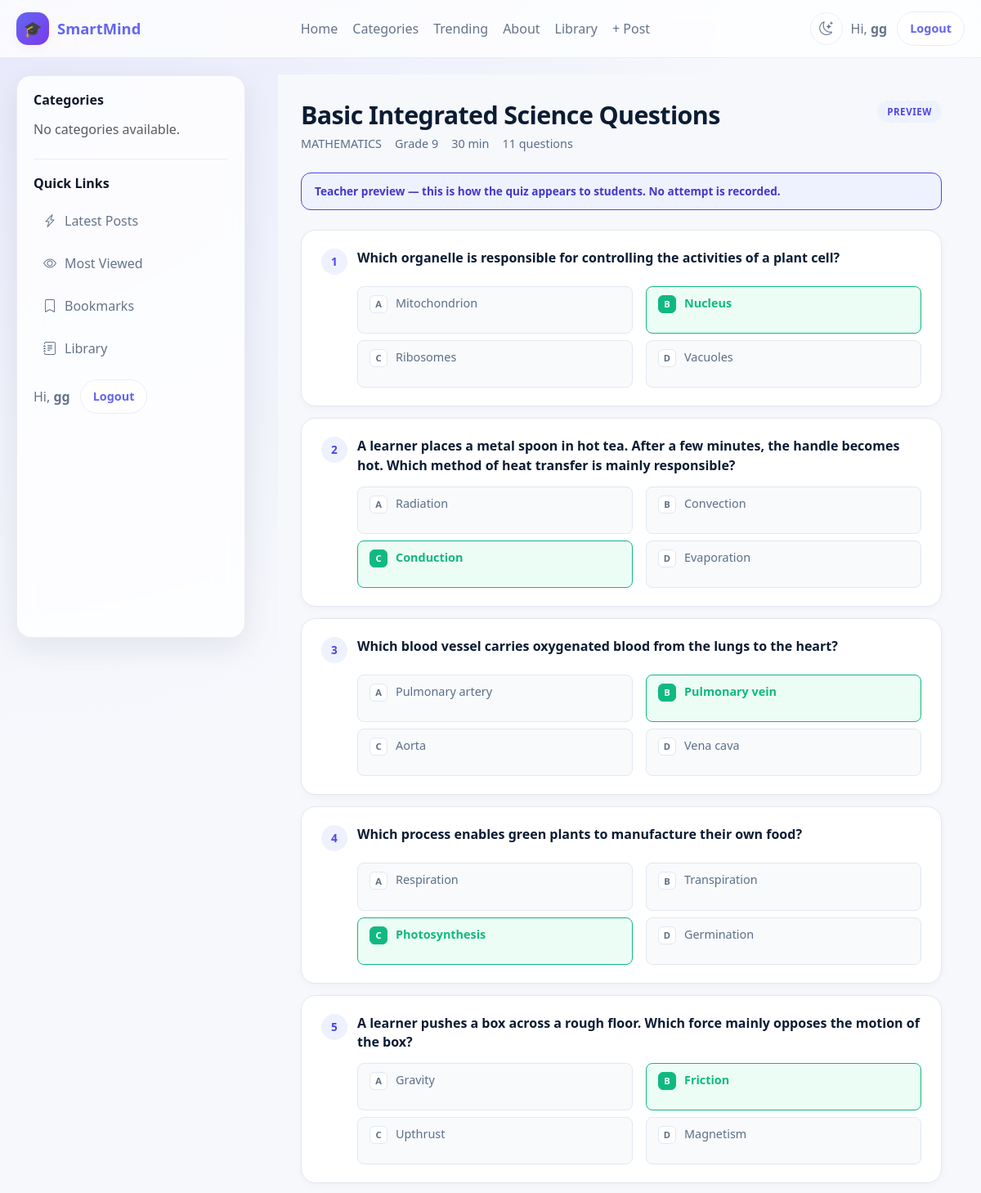
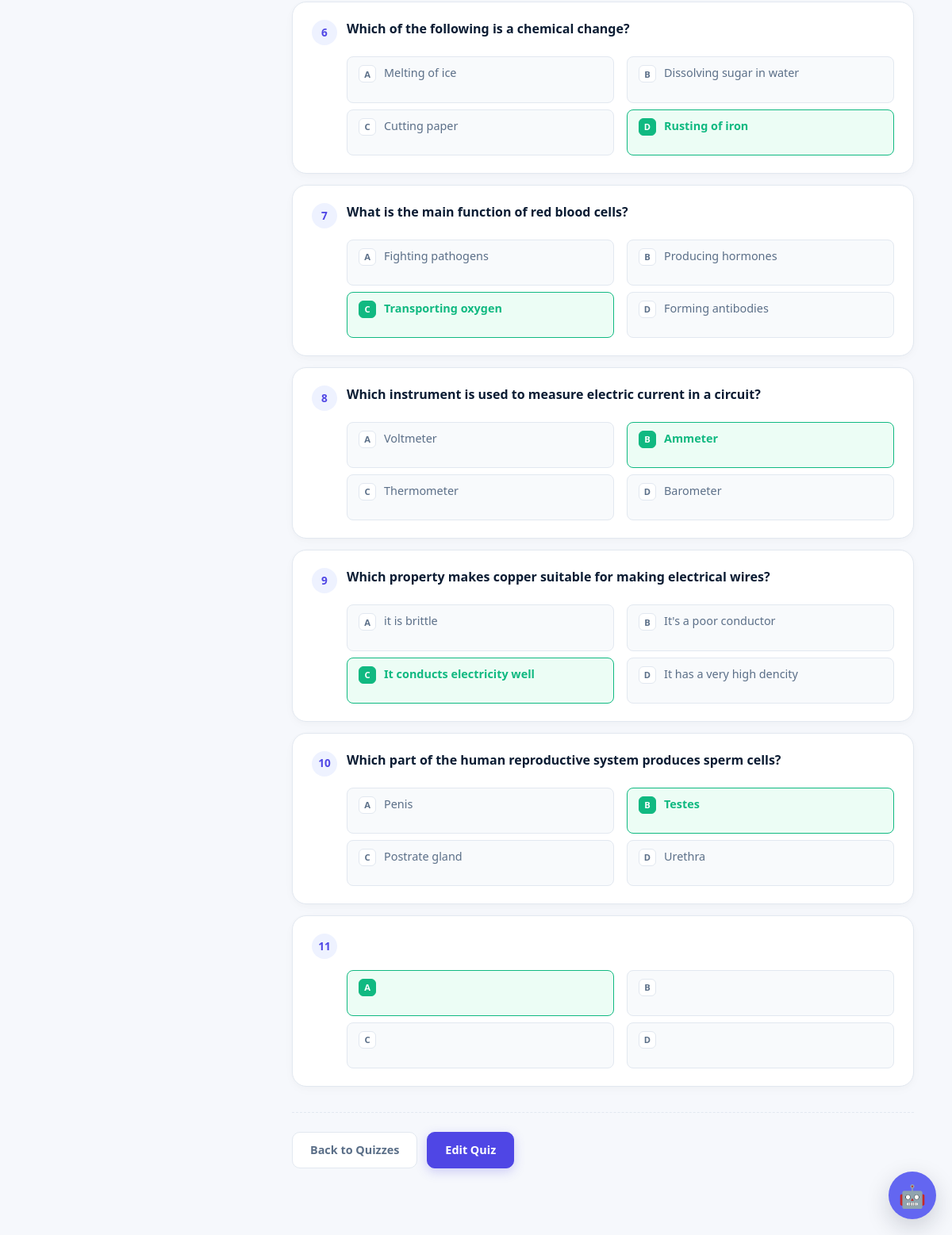
Screenshot of /assignments/dashboard/quiz/5/preview/ (signed in) with the database file from the repository (2 pictures, top to bottom).
### accounts/models.py (models this page shows, shortened)
class User(AbstractUser):
    ROLE_CHOICES = [
        ("school_admin", "School Admin"),
        ("teacher", "Teacher"),
        ("student", "Student"),
        ("parent", "Parent"),
    ]
    role = models.CharField(
        max_length=20,
        choices=ROLE_CHOICES,
        default="student",
        db_index=True,
    )
    school = models.ForeignKey(
        "schools.School",
        on_delete=models.CASCADE,
        related_name="users",
        null=True,
        blank=True,
    )
    school_class = models.ForeignKey(
        "schools.SchoolClass",
        on_delete=models.SET_NULL,
        related_name="students",
        null=True,
        blank=True,
    )
    teacher_role = models.ForeignKey(
        "TeacherRole",
        on_delete=models.SET_NULL,
        null=True,
        blank=True,
        related_name="teachers",
    )
    admission_number = models.CharField(
        max_length=30,
        unique=True,
        blank=True,
        null=True,
        db_index=True,
    )
    employee_number = models.CharField(
        max_length=30,
        unique=True,
        blank=True,
        null=True,
        db_index=True,
    )
    tsc_number = models.CharField(
        max_length=30,
        blank=True,
        null=True,
    )
    phone_number = models.CharField(max_length=20, blank=True)
    profile_picture = models.ImageField(upload_to="profiles/", blank=True, null=True)
    date_of_birth = models.DateField(blank=True, null=True)
    is_verified = models.BooleanField(default=False)
    created_at = models.DateTimeField(default=timezone.now)
    updated_at = models.DateTimeField(auto_now=True)

### assignments/models.py (models this page shows, shortened)
class Assignment(models.Model):
    ASSIGNMENT_TYPES = (
        ('essay', 'Essay / Written'),
        ('quiz', 'Multiple Choice Quiz'),
        ('mixed', 'Mixed'),
    )
    title = models.CharField(max_length=200)
    description = CKEditor5Field("Description", config_name="default")
    teacher = models.ForeignKey(
        'accounts.User',
        on_delete=models.CASCADE,
        related_name="created_assignments"
    )
    from .storage import AssignmentStorage
    attachment = models.FileField(
        storage=AssignmentStorage(),
        upload_to="",
        blank=True,
        null=True,
    )
    school_class = models.ForeignKey(
        'schools.SchoolClass',
        on_delete=models.CASCADE,
        related_name="assignments",
    )
    subject = models.ForeignKey(
        "Subject",
        on_delete=models.CASCADE,
        related_name="assignments"
    )
    assignment_type = models.CharField(
        max_length=20,
        choices=ASSIGNMENT_TYPES,
        default='essay'
    )
    due_date = models.DateTimeField()
    total_marks = models.FloatField(default=100)
    duration_minutes = models.IntegerField(null=True, blank=True)
    is_timed = models.BooleanField(default=False)
    created_at = models.DateTimeField(auto_now_add=True)
    class Meta:
        ordering = ['-created_at']
        indexes = [
            models.Index(fields=["school_class"]),
            models.Index(fields=["subject"]),
            models.Index(fields=["teacher"]),
            models.Index(fields=["due_date"]),
        ]

class Subject(models.Model):
    school = models.ForeignKey(
        School,
        on_delete=models.CASCADE,
        related_name="subjects"
    )
    name = models.CharField(max_length=100)
    code = models.CharField(max_length=20, blank=True)
    class Meta:
        unique_together = ('school', 'name')

class Question(models.Model):
    assignment = models.ForeignKey(
        Assignment,
        on_delete=models.CASCADE,
        related_name="questions"
    )
    text = CKEditor5Field("Question", config_name="default")
    option_a = CKEditor5Field("Option A", config_name="default")
    option_b = CKEditor5Field("Option B", config_name="default")
    option_c = CKEditor5Field("Option C", config_name="default")
    option_d = CKEditor5Field("Option D", config_name="default")
    correct_option = models.CharField(
        max_length=1,
        choices=[('A', 'A'), ('B', 'B'), ('C', 'C'), ('D', 'D')]
    )
    marks = models.FloatField(default=1)
    explanation = CKEditor5Field(
        "Explanation",
        config_name="default",
        blank=True,
        null=True,
        help_text="Optional: explain why the correct answer is correct.",
    )
    class Meta:
        ordering = ['id']

### schools/models.py (models this page shows, shortened)
class SchoolClass(models.Model):
    LEVEL_CHOICES = [
        ("pre_primary", "Pre-Primary"),
        ("lower_primary", "Lower Primary"),
        ("upper_primary", "Upper Primary"),
        ("junior_school", "Junior School"),
        ("senior_school", "Senior School"),
    ]
    school = models.ForeignKey(
        School,
        on_delete=models.CASCADE,
        related_name="classes"
    )
    name = models.CharField(max_length=50)
    level = models.CharField(
        max_length=30,
        choices=LEVEL_CHOICES
    )
    order = models.PositiveSmallIntegerField(
        default=1,
        help_text="Used to sort classes."
    )
    is_active = models.BooleanField(default=True)
    class Meta:
        unique_together = ("school", "name")
        ordering = ["order", "name"]

### assignments/views.py (the view)
# urls.py: path("dashboard/quiz/<int:pk>/preview/", views.preview_quiz, name="preview_quiz"),
@login_required
def preview_quiz(request, pk):
    if request.user.role not in ("teacher", "school_admin"):
        return HttpResponseForbidden("Only teachers can preview quizzes.")
    quiz = get_object_or_404(
        Assignment,
        pk=pk,
        assignment_type="quiz",
    )
    if request.user.role == "teacher" and quiz.teacher != request.user:
        return HttpResponseForbidden("You can only preview your own quizzes.")
    if request.user.role == "school_admin" and quiz.school_class.school != request.user.school:
        return HttpResponseForbidden("You can only preview quizzes in your school.")
    questions = quiz.questions.all()
    return render(request, "preview_quiz.html", {
        "quiz": quiz,
        "questions": questions,
    })

### assignments/templates/preview_quiz.html (shortened to what this page needs)
{% extends "base.html" %}
{% load static %}
{% block content %}
<div class="pq-wrap">
  <div class="pq-header">
    <div style="min-width: 0;">
      <h1>{{ quiz.title }}</h1>
      <div class="pq-meta">
        {% if quiz.subject %}
          <span>{{ quiz.subject.name }}</span>
        {% endif %}
        {% if quiz.school_class %}
          <span>{{ quiz.school_class.name }}</span>
        {% endif %}
        {% if quiz.duration_minutes %}
          <span>{{ quiz.duration_minutes }} min</span>
        {% endif %}
        <span>{{ questions|length }} question{{ questions|length|pluralize }}</span>
      </div>
    </div>
    <span class="pq-badge">Preview</span>
  </div>
  <div class="pq-notice">
    Teacher preview — this is how the quiz appears to students. No attempt is recorded.
  </div>
  {% if questions %}
    <div class="pq-qlist">
      {% for q in questions %}
        <div class="pq-qitem">
          <div class="pq-qhead">
            <div class="pq-qnum">{{ forloop.counter }}</div>
            <div class="pq-qtext">{{ q.text|safe }}</div>
          </div>
          <div class="pq-options">
            <div class="pq-option {% if q.correct_option == 'A' %}correct{% endif %}">
              <span class="pq-option-letter">A</span>
              <span class="pq-option-text">{{ q.option_a|safe }}</span>
            </div>
            <div class="pq-option {% if q.correct_option == 'B' %}correct{% endif %}">
              <span class="pq-option-letter">B</span>
              <span class="pq-option-text">{{ q.option_b|safe }}</span>
            </div>
            <div class="pq-option {% if q.correct_option == 'C' %}correct{% endif %}">
              <span class="pq-option-letter">C</span>
              <span class="pq-option-text">{{ q.option_c|safe }}</span>
            </div>
            <div class="pq-option {% if q.correct_option == 'D' %}correct{% endif %}">
              <span class="pq-option-letter">D</span>
              <span class="pq-option-text">{{ q.option_d|safe }}</span>
            </div>
          </div>
        </div>
      {% endfor %}
    </div>
  {% else %}
    <div class="pq-empty">
      <p>This quiz has no questions yet.</p>
    </div>
  {% endif %}
  <div class="pq-actions">
    <a href="{% url 'manage_quizzes' %}" class="pq-btn pq-btn-ghost">
      Back to Quizzes
    </a>
    <a href="{% url 'edit_quiz' quiz.pk %}" class="pq-btn pq-btn-primary">
      Edit Quiz
    </a>
  </div>
</div>
{% endblock %}

### blog/templates/base.html (shortened to what this page needs)
{% load static %}
<!DOCTYPE html>
<html lang="en" data-theme="light">
<head>
    <link href="https://cdn.jsdelivr.net/npm/bootstrap@5.3.7/dist/css/bootstrap.min.css" rel="stylesheet">
    <link rel="stylesheet" href="https://cdn.jsdelivr.net/npm/bootstrap-icons@1.11.3/font/bootstrap-icons.min.css">
    <link rel="stylesheet" href="{% static 'smartmind_ai/chatbot.css' %}">
    <link rel="stylesheet" href="{% static 'django_ckeditor_5/dist/styles.css' %}">
</head>
<body>
<div class="site-shell">
    <header class="site-navbar">
        <div class="nav-inner">
            <a href="{% url 'dashboard' %}" class="brand">
                <span class="brand-badge">🎓</span>
                <span>SmartMind</span>
            </a>
            <nav class="nav-links" aria-label="Main navigation">
                {% if user.is_authenticated %}
                    <a href="{% url 'dashboard' %}">Home</a>
                {% else %}
                    <a href="{% url 'blog:home' %}">Home</a>
                {% endif %}
                <a href="#">Categories</a>
                <a href="#">Trending</a>
                <a href="#">About</a>
                <a href="{% url 'library:home' %}">Library</a>
                {% if user.is_authenticated %}
                    {% if user.is_superuser or user.role == "school_admin" or user.role == "teacher" %}
                        <a href="{% url 'blog:add_post' %}">+ Post</a>
                    {% endif %}
                {% endif %}
            </nav>
            <div class="nav-actions">
                <button type="button"
                        class="theme-toggle"
                        id="themeToggle"
                        aria-label="Toggle dark mode"
                        title="Toggle light / dark theme">
                    <i class="bi bi-moon-stars icon-moon"></i>
                </button>
                <div class="user-box">
                    {% if user.is_authenticated %}
                        <span>Hi, <strong>{{ user.username }}</strong></span>
                        <form action="{% url 'logout' %}" method="post" class="m-0">
                            <button type="submit" class="btn-pill">Logout</button>
                        </form>
                    {% else %}
                        <a href="{% url 'login' %}" class="btn-pill">Login</a>
                    {% endif %}
                </div>
            </div>
        </div>
    </header>
    <div class="layout">
        <aside class="sidebar d-none d-lg-block">
            <div class="sidebar-section">
                <h3>Categories</h3>
                <div class="sidebar-links">
                    {% for category in categories %}
                        <a href="{% url 'blog:category_post' category.slug %}">
                            <i class="bi bi-folder2"></i>
                            <span>{{ category.name }}</span>
                        </a>
                    {% empty %}
                        <p class="text-muted mb-0">No categories available.</p>
                    {% endfor %}
                </div>
            </div>
            <div class="sidebar-section">
                <h3>Quick Links</h3>
                <div class="sidebar-links">
                    <a href="#"><i class="bi bi-lightning-charge"></i><span>Latest Posts</span></a>
                    <a href="#"><i class="bi bi-eye"></i><span>Most Viewed</span></a>
                    <a href="#"><i class="bi bi-bookmark"></i><span>Bookmarks</span></a>
                    <a href="{% url 'library:home' %}"><i class="bi bi-journal-text"></i><span>Library</span></a>
                </div>
                <div class="user-box mt-3">
                    {% if user.is_authenticated %}
                        <span>Hi, <strong>{{ user.username }}</strong></span>
                        <form action="{% url 'logout' %}" method="post" class="m-0">
                            <button type="submit" class="btn-pill">Logout</button>
                        </form>
                    {% else %}
                        <a href="{% url 'login' %}" class="btn-pill">Login</a>
                    {% endif %}
                </div>
            </div>
        </aside>
        <main>
            <div class="content-wrap">
                {% block content %}{% endblock %}
            </div>
        </main>
    </div>
</div>
{% include "smartmind_ai/chatbot.html" %}
</body>
</html>

### rows the page displays
User: username "gg"
Assignment: title "Basic Integrated Science Questions", subject.name "MATHEMATICS", school_class.name "Grade 9", duration_minutes "30"
Question: text "Which organelle is responsible for controlling the activities of a plant cell?", option_a "Mitochondrion", option_b "Nucleus", option_c "Ribosomes", option_d "Vacuoles"
Question: text "A learner places a metal spoon in hot tea. After a few minutes, the handle becomes hot. Which method of heat transfer is mainly responsible?", option_a "Radiation", option_b "Convection", option_c "Conduction", option_d "Evaporation"
Question: text "Which blood vessel carries oxygenated blood from the lungs to the heart?", option_a "Pulmonary artery", option_b "Pulmonary vein", option_c "Aorta", option_d "Vena cava"
Question: text "Which process enables green plants to manufacture their own food?", option_a "Respiration", option_b "Transpiration", option_c "Photosynthesis", option_d "Germination"
Question: text "A learner pushes a box across a rough floor. Which force mainly opposes the motion of the box?", option_a "Gravity", option_b "Friction", option_c "Upthrust", option_d "Magnetism"
Question: text "Which of the following is a chemical change?", option_a "Melting of ice", option_b "Dissolving sugar in water", option_c "Cutting paper", option_d "Rusting of iron"
Question: text "What is the main function of red blood cells?", option_a "Fighting pathogens", option_b "Producing hormones", option_c "Transporting oxygen", option_d "Forming antibodies"
Question: text "Which instrument is used to measure electric current in a circuit?", option_a "Voltmeter", option_b "Ammeter", option_c "Thermometer", option_d "Barometer"
Question: text "Which property makes copper suitable for making electrical wires?", option_a "it is brittle", option_b "It's a poor conductor", option_c "It conducts electricity well", option_d "It has a very high dencity"
Question: text "Which part of the human reproductive system produces sperm cells?", option_a "Penis", option_b "Testes", option_c "Postrate gland", option_d "Urethra"

### other values shown
{{ questions|length }} "11"
